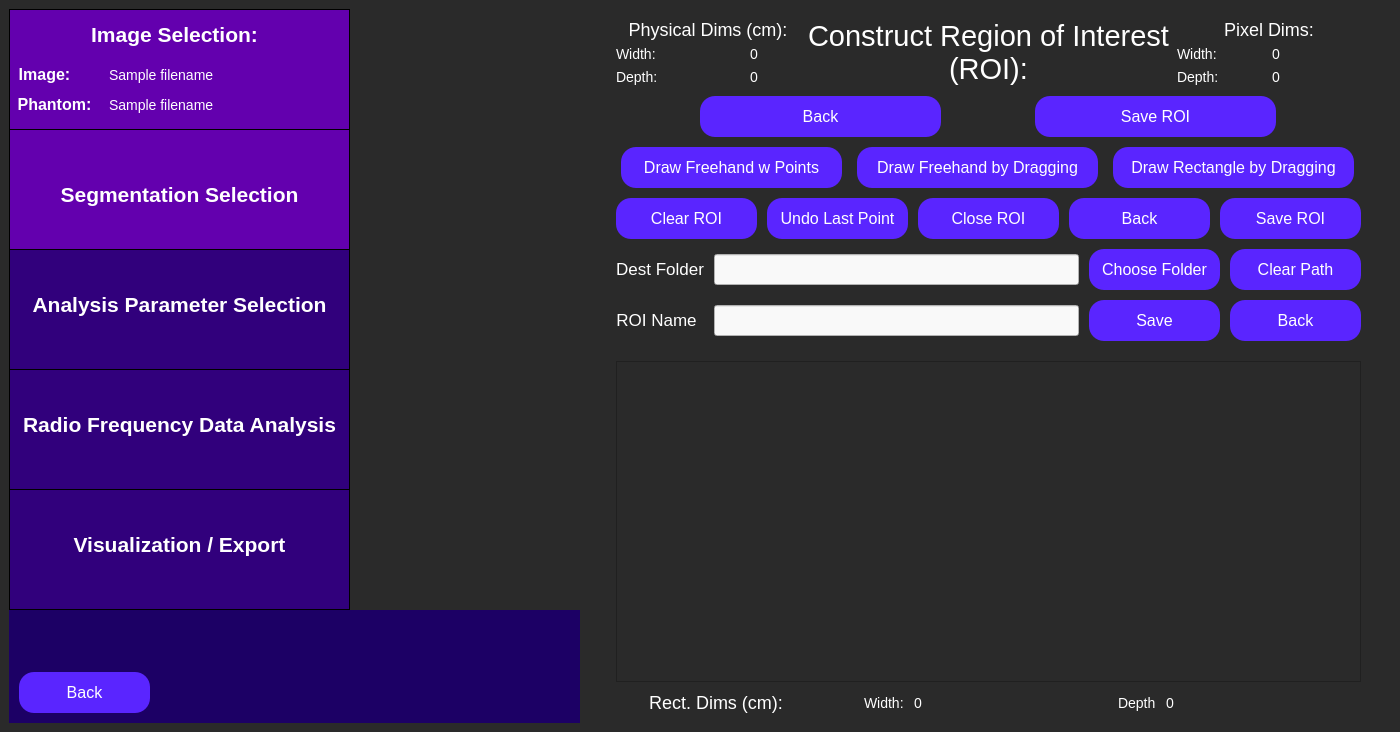
<?xml version="1.0" encoding="UTF-8"?>
<ui version="4.0">
 <class>constructRoi</class>
 <widget class="QWidget" name="constructRoi">
  <property name="minimumSize">
   <size>
    <width>1400</width>
    <height>662</height>
   </size>
  </property>
  <property name="windowTitle">
   <string>Select Region of Interest</string>
  </property>
  <property name="styleSheet">
   <string notr="true">QWidget {
	background: rgb(42, 42, 42);
}</string>
  </property>
  <layout class="QVBoxLayout" name="main_layout">
   <property name="leftMargin">
    <number>0</number>
   </property>
   <property name="topMargin">
    <number>0</number>
   </property>
   <property name="rightMargin">
    <number>0</number>
   </property>
   <property name="bottomMargin">
    <number>0</number>
   </property>
   <item>
    <widget class="QWidget" name="horizontalLayoutWidget_4">
   <layout class="QHBoxLayout" name="full_screen_layout" stretch="0,0">
    <item>
     <layout class="QVBoxLayout" name="side_bar_layout" stretch="0,0">
      <property name="spacing">
       <number>0</number>
      </property>
      <property name="sizeConstraint">
       <enum>QLayout::SetMaximumSize</enum>
      </property>
      <item>
       <widget class="QWidget" name="sidebar" native="true">
        <property name="minimumSize">
         <size>
          <width>341</width>
          <height>601</height>
         </size>
        </property>
        <property name="maximumSize">
         <size>
          <width>241</width>
          <height>601</height>
         </size>
        </property>
        <property name="toolTip">
         <string>&lt;html&gt;&lt;head/&gt;&lt;body&gt;&lt;p&gt;&lt;br/&gt;&lt;/p&gt;&lt;/body&gt;&lt;/html&gt;</string>
        </property>
        <property name="styleSheet">
         <string notr="true">QWidget {
	background-color: rgb(28, 0, 101);
}</string>
        </property>
        <widget class="QFrame" name="imageSelectionSidebar">
         <property name="geometry">
          <rect>
           <x>0</x>
           <y>0</y>
           <width>341</width>
           <height>121</height>
          </rect>
         </property>
         <property name="minimumSize">
          <size>
           <width>341</width>
           <height>121</height>
          </size>
         </property>
         <property name="maximumSize">
          <size>
           <width>341</width>
           <height>121</height>
          </size>
         </property>
         <property name="styleSheet">
          <string notr="true">QFrame {
	background-color: rgb(99, 0, 174);
	border: 1px solid black;
}</string>
         </property>
         <property name="frameShape">
          <enum>QFrame::StyledPanel</enum>
         </property>
         <property name="frameShadow">
          <enum>QFrame::Raised</enum>
         </property>
         <widget class="QLabel" name="imageSelectionLabelSidebar">
          <property name="geometry">
           <rect>
            <x>70</x>
            <y>0</y>
            <width>191</width>
            <height>51</height>
           </rect>
          </property>
          <property name="styleSheet">
           <string notr="true">QLabel {
	font-size: 21px;
	color: rgb(255, 255, 255);
	background-color: rgba(255, 255, 255, 0);
	border: 0px;
	font-weight: bold;
}</string>
          </property>
          <property name="text">
           <string>Image Selection:</string>
          </property>
          <property name="alignment">
           <set>Qt::AlignCenter</set>
          </property>
         </widget>
         <widget class="QLabel" name="imageLabel">
          <property name="geometry">
           <rect>
            <x>-60</x>
            <y>40</y>
            <width>191</width>
            <height>51</height>
           </rect>
          </property>
          <property name="styleSheet">
           <string notr="true">QLabel {
	font-size: 16px;
	color: rgb(255, 255, 255);
	background-color: rgba(255, 255, 255, 0);
	border: 0px;
	font-weight: bold;
}</string>
          </property>
          <property name="text">
           <string>Image:</string>
          </property>
          <property name="alignment">
           <set>Qt::AlignCenter</set>
          </property>
         </widget>
         <widget class="QLabel" name="phantomLabel">
          <property name="geometry">
           <rect>
            <x>-50</x>
            <y>70</y>
            <width>191</width>
            <height>51</height>
           </rect>
          </property>
          <property name="styleSheet">
           <string notr="true">QLabel {
	font-size: 16px;
	color: rgb(255, 255, 255);
	background-color: rgba(255, 255, 255, 0);
	border: 0px;
	font-weight: bold
}</string>
          </property>
          <property name="text">
           <string>Phantom:</string>
          </property>
          <property name="alignment">
           <set>Qt::AlignCenter</set>
          </property>
         </widget>
         <widget class="QLabel" name="image_path_input">
          <property name="geometry">
           <rect>
            <x>100</x>
            <y>40</y>
            <width>241</width>
            <height>51</height>
           </rect>
          </property>
          <property name="styleSheet">
           <string notr="true">QLabel {
	font-size: 14px;
	color: rgb(255, 255, 255);
	background-color: rgba(255, 255, 255, 0);
	border: 0px;
}</string>
          </property>
          <property name="text">
           <string>Sample filename </string>
          </property>
          <property name="alignment">
           <set>Qt::AlignLeading|Qt::AlignLeft|Qt::AlignVCenter</set>
          </property>
         </widget>
         <widget class="QLabel" name="phantom_path_input">
          <property name="geometry">
           <rect>
            <x>100</x>
            <y>70</y>
            <width>241</width>
            <height>51</height>
           </rect>
          </property>
          <property name="styleSheet">
           <string notr="true">QLabel {
	font-size: 14px;
	color: rgb(255, 255, 255);
	background-color: rgba(255, 255, 255, 0);
	border: 0px;
}</string>
          </property>
          <property name="text">
           <string>Sample filename </string>
          </property>
          <property name="alignment">
           <set>Qt::AlignLeading|Qt::AlignLeft|Qt::AlignVCenter</set>
          </property>
         </widget>
        </widget>
        <widget class="QFrame" name="roiSidebar">
         <property name="geometry">
          <rect>
           <x>0</x>
           <y>120</y>
           <width>341</width>
           <height>121</height>
          </rect>
         </property>
         <property name="maximumSize">
          <size>
           <width>341</width>
           <height>121</height>
          </size>
         </property>
         <property name="styleSheet">
          <string notr="true">QFrame {
	background-color: rgb(99, 0, 174);
	border: 1px solid black;
}</string>
         </property>
         <property name="frameShape">
          <enum>QFrame::StyledPanel</enum>
         </property>
         <property name="frameShadow">
          <enum>QFrame::Raised</enum>
         </property>
         <widget class="QLabel" name="roiSidebarLabel">
          <property name="geometry">
           <rect>
            <x>0</x>
            <y>40</y>
            <width>341</width>
            <height>51</height>
           </rect>
          </property>
          <property name="styleSheet">
           <string notr="true">QLabel {
	font-size: 21px;
	color: rgb(255, 255, 255);
	background-color: rgba(255, 255, 255, 0);
	border: 0px;
	font-weight: bold;
}</string>
          </property>
          <property name="text">
           <string>Segmentation Selection</string>
          </property>
          <property name="alignment">
           <set>Qt::AlignCenter</set>
          </property>
         </widget>
        </widget>
        <widget class="QFrame" name="rfAnalysisSidebar">
         <property name="geometry">
          <rect>
           <x>0</x>
           <y>360</y>
           <width>341</width>
           <height>121</height>
          </rect>
         </property>
         <property name="minimumSize">
          <size>
           <width>341</width>
           <height>121</height>
          </size>
         </property>
         <property name="maximumSize">
          <size>
           <width>341</width>
           <height>121</height>
          </size>
         </property>
         <property name="styleSheet">
          <string notr="true">QFrame {
	background-color:  rgb(49, 0, 124);
	border: 1px solid black;
}</string>
         </property>
         <property name="frameShape">
          <enum>QFrame::StyledPanel</enum>
         </property>
         <property name="frameShadow">
          <enum>QFrame::Raised</enum>
         </property>
         <widget class="QLabel" name="rfAnalysisLabel">
          <property name="geometry">
           <rect>
            <x>0</x>
            <y>30</y>
            <width>341</width>
            <height>51</height>
           </rect>
          </property>
          <property name="styleSheet">
           <string notr="true">QLabel {
	font-size: 21px;
	color: rgb(255, 255, 255);
	background-color: rgba(255, 255, 255, 0);
	border: 0px;
	font-weight: bold;
}</string>
          </property>
          <property name="text">
           <string>Radio Frequency Data Analysis</string>
          </property>
          <property name="alignment">
           <set>Qt::AlignCenter</set>
          </property>
         </widget>
        </widget>
        <widget class="QFrame" name="exportResultsSidebar">
         <property name="geometry">
          <rect>
           <x>0</x>
           <y>480</y>
           <width>341</width>
           <height>121</height>
          </rect>
         </property>
         <property name="minimumSize">
          <size>
           <width>341</width>
           <height>121</height>
          </size>
         </property>
         <property name="maximumSize">
          <size>
           <width>341</width>
           <height>121</height>
          </size>
         </property>
         <property name="styleSheet">
          <string notr="true">QFrame {
	background-color:  rgb(49, 0, 124);
	border: 1px solid black;
}</string>
         </property>
         <property name="frameShape">
          <enum>QFrame::StyledPanel</enum>
         </property>
         <property name="frameShadow">
          <enum>QFrame::Raised</enum>
         </property>
         <widget class="QLabel" name="exportResultsLabel">
          <property name="geometry">
           <rect>
            <x>20</x>
            <y>30</y>
            <width>301</width>
            <height>51</height>
           </rect>
          </property>
          <property name="styleSheet">
           <string notr="true">QLabel {
	font-size: 21px;
	color: rgb(255, 255, 255);
	background-color: rgba(255, 255, 255, 0);
	border: 0px;
	font-weight: bold;
}</string>
          </property>
          <property name="text">
           <string>Visualization / Export</string>
          </property>
          <property name="alignment">
           <set>Qt::AlignCenter</set>
          </property>
         </widget>
        </widget>
        <widget class="QFrame" name="analysisParamsSidebar">
         <property name="geometry">
          <rect>
           <x>0</x>
           <y>240</y>
           <width>341</width>
           <height>121</height>
          </rect>
         </property>
         <property name="maximumSize">
          <size>
           <width>341</width>
           <height>121</height>
          </size>
         </property>
         <property name="styleSheet">
          <string notr="true">QFrame {
	background-color: rgb(49, 0, 124);
	border: 1px solid black;
}</string>
         </property>
         <property name="frameShape">
          <enum>QFrame::StyledPanel</enum>
         </property>
         <property name="frameShadow">
          <enum>QFrame::Raised</enum>
         </property>
         <widget class="QLabel" name="analysisParamsLabel">
          <property name="geometry">
           <rect>
            <x>0</x>
            <y>30</y>
            <width>341</width>
            <height>51</height>
           </rect>
          </property>
          <property name="styleSheet">
           <string notr="true">QLabel {
	font-size: 21px;
	color: rgb(255, 255, 255);
	background-color: rgba(255, 255, 255, 0);
	border: 0px;
	font-weight:bold;
}</string>
          </property>
          <property name="text">
           <string>Analysis Parameter Selection</string>
          </property>
          <property name="alignment">
           <set>Qt::AlignCenter</set>
          </property>
         </widget>
        </widget>
       </widget>
      </item>
      <item>
       <widget class="QFrame" name="gridFrame">
        <property name="maximumSize">
         <size>
          <width>341</width>
          <height>16777215</height>
         </size>
        </property>
        <property name="styleSheet">
         <string notr="true">QFrame {
	background-color: rgb(28, 0, 101);
}</string>
        </property>
        <layout class="QGridLayout" name="backButtonGrid" rowstretch="0,0">
         <property name="sizeConstraint">
          <enum>QLayout::SetMinAndMaxSize</enum>
         </property>
         <property name="leftMargin">
          <number>10</number>
         </property>
         <property name="topMargin">
          <number>10</number>
         </property>
         <property name="rightMargin">
          <number>10</number>
         </property>
         <property name="bottomMargin">
          <number>10</number>
         </property>
         <item row="0" column="0">
          <spacer name="verticalSpacer">
           <property name="orientation">
            <enum>Qt::Vertical</enum>
           </property>
           <property name="sizeHint" stdset="0">
            <size>
             <width>20</width>
             <height>40</height>
            </size>
           </property>
          </spacer>
         </item>
         <item row="1" column="1">
          <spacer name="horizontalSpacer">
           <property name="orientation">
            <enum>Qt::Horizontal</enum>
           </property>
           <property name="sizeHint" stdset="0">
            <size>
             <width>40</width>
             <height>20</height>
            </size>
           </property>
          </spacer>
         </item>
         <item row="1" column="0">
          <widget class="QPushButton" name="back_button">
           <property name="minimumSize">
            <size>
             <width>131</width>
             <height>41</height>
            </size>
           </property>
           <property name="maximumSize">
            <size>
             <width>131</width>
             <height>41</height>
            </size>
           </property>
           <property name="styleSheet">
            <string notr="true">QPushButton {
	color: white;
	font-size: 16px;
	background: rgb(90, 37, 255);
	border-radius: 15px;
}</string>
           </property>
           <property name="text">
            <string>Back</string>
           </property>
          </widget>
         </item>
        </layout>
       </widget>
      </item>
     </layout>
    </item>
    <item>
     <layout class="QVBoxLayout" name="draw_roi_layout" stretch="1,0,0,0,0,0,0">
      <property name="spacing">
       <number>10</number>
      </property>
      <property name="leftMargin">
       <number>30</number>
      </property>
      <property name="topMargin">
       <number>10</number>
      </property>
      <property name="rightMargin">
       <number>30</number>
      </property>
      <property name="bottomMargin">
       <number>10</number>
      </property>
      <item>
       <layout class="QVBoxLayout" name="draw_roi_heading_layout">
        <property name="spacing">
         <number>5</number>
        </property>
        <item>
         <layout class="QHBoxLayout" name="draw_roi_title_layout" stretch="1,2,1">
          <item>
           <layout class="QVBoxLayout" name="pix_dim_layout_cm" stretch="1,2">
            <item>
             <widget class="QLabel" name="physical_dims_label">
              <property name="styleSheet">
               <string notr="true">QLabel {
	font-size: 18px;
	color: rgb(255, 255, 255);
	background-color: rgba(255, 255, 255, 0);
}</string>
              </property>
              <property name="text">
               <string>Physical Dims (cm):</string>
              </property>
              <property name="textFormat">
               <enum>Qt::AutoText</enum>
              </property>
              <property name="scaledContents">
               <bool>false</bool>
              </property>
              <property name="alignment">
               <set>Qt::AlignCenter</set>
              </property>
              <property name="wordWrap">
               <bool>true</bool>
              </property>
             </widget>
            </item>
            <item>
             <layout class="QGridLayout" name="pix_dim_grid_cm">
              <item row="1" column="0">
               <widget class="QLabel" name="physical_depth_label">
                <property name="minimumSize">
                 <size>
                  <width>129</width>
                  <height>0</height>
                 </size>
                </property>
                <property name="styleSheet">
                 <string notr="true">QLabel {
	font-size: 14px;
	color: rgb(255, 255, 255);
	background-color: rgba(255, 255, 255, 0);
}</string>
                </property>
                <property name="text">
                 <string>Depth:</string>
                </property>
                <property name="textFormat">
                 <enum>Qt::AutoText</enum>
                </property>
                <property name="scaledContents">
                 <bool>false</bool>
                </property>
                <property name="alignment">
                 <set>Qt::AlignLeading|Qt::AlignLeft|Qt::AlignVCenter</set>
                </property>
                <property name="wordWrap">
                 <bool>true</bool>
                </property>
               </widget>
              </item>
              <item row="0" column="1">
               <widget class="QLabel" name="physical_width_val">
                <property name="styleSheet">
                 <string notr="true">QLabel {
	font-size: 14px;
	color: rgb(255, 255, 255);
	background-color: rgba(255, 255, 255, 0);
}</string>
                </property>
                <property name="text">
                 <string>0</string>
                </property>
                <property name="textFormat">
                 <enum>Qt::AutoText</enum>
                </property>
                <property name="scaledContents">
                 <bool>false</bool>
                </property>
                <property name="alignment">
                 <set>Qt::AlignLeading|Qt::AlignLeft|Qt::AlignVCenter</set>
                </property>
                <property name="wordWrap">
                 <bool>true</bool>
                </property>
               </widget>
              </item>
              <item row="1" column="1">
               <widget class="QLabel" name="physical_depth_val">
                <property name="styleSheet">
                 <string notr="true">QLabel {
	font-size: 14px;
	color: rgb(255, 255, 255);
	background-color: rgba(255, 255, 255, 0);
}</string>
                </property>
                <property name="text">
                 <string>0</string>
                </property>
                <property name="textFormat">
                 <enum>Qt::AutoText</enum>
                </property>
                <property name="scaledContents">
                 <bool>false</bool>
                </property>
                <property name="alignment">
                 <set>Qt::AlignLeading|Qt::AlignLeft|Qt::AlignVCenter</set>
                </property>
                <property name="wordWrap">
                 <bool>true</bool>
                </property>
               </widget>
              </item>
              <item row="0" column="0">
               <widget class="QLabel" name="physical_width_label">
                <property name="minimumSize">
                 <size>
                  <width>129</width>
                  <height>0</height>
                 </size>
                </property>
                <property name="styleSheet">
                 <string notr="true">QLabel {
	font-size: 14px;
	color: rgb(255, 255, 255);
	background-color: rgba(255, 255, 255, 0);
}</string>
                </property>
                <property name="text">
                 <string>Width:</string>
                </property>
                <property name="textFormat">
                 <enum>Qt::AutoText</enum>
                </property>
                <property name="scaledContents">
                 <bool>false</bool>
                </property>
                <property name="alignment">
                 <set>Qt::AlignLeading|Qt::AlignLeft|Qt::AlignVCenter</set>
                </property>
                <property name="wordWrap">
                 <bool>true</bool>
                </property>
               </widget>
              </item>
             </layout>
            </item>
           </layout>
          </item>
          <item>
           <widget class="QLabel" name="construct_roi_label">
            <property name="styleSheet">
             <string notr="true">QLabel {
	font-size: 29px;
	color: rgb(255, 255, 255);
	background-color: rgba(255, 255, 255, 0);
}</string>
            </property>
            <property name="text">
             <string>Construct Region of Interest (ROI):</string>
            </property>
            <property name="textFormat">
             <enum>Qt::AutoText</enum>
            </property>
            <property name="scaledContents">
             <bool>false</bool>
            </property>
            <property name="alignment">
             <set>Qt::AlignCenter</set>
            </property>
            <property name="wordWrap">
             <bool>true</bool>
            </property>
           </widget>
          </item>
          <item>
           <layout class="QVBoxLayout" name="pix_dim_layout" stretch="1,2">
            <item>
             <widget class="QLabel" name="pixel_dims_label">
              <property name="styleSheet">
               <string notr="true">QLabel {
	font-size: 18px;
	color: rgb(255, 255, 255);
	background-color: rgba(255, 255, 255, 0);
}</string>
              </property>
              <property name="text">
               <string>Pixel Dims:</string>
              </property>
              <property name="textFormat">
               <enum>Qt::AutoText</enum>
              </property>
              <property name="scaledContents">
               <bool>false</bool>
              </property>
              <property name="alignment">
               <set>Qt::AlignCenter</set>
              </property>
              <property name="wordWrap">
               <bool>true</bool>
              </property>
             </widget>
            </item>
            <item>
             <layout class="QGridLayout" name="pix_dim_grid">
              <item row="0" column="0">
               <widget class="QLabel" name="pixel_width_label">
                <property name="styleSheet">
                 <string notr="true">QLabel {
	font-size: 14px;
	color: rgb(255, 255, 255);
	background-color: rgba(255, 255, 255, 0);
}</string>
                </property>
                <property name="text">
                 <string>Width:</string>
                </property>
                <property name="textFormat">
                 <enum>Qt::AutoText</enum>
                </property>
                <property name="scaledContents">
                 <bool>false</bool>
                </property>
                <property name="alignment">
                 <set>Qt::AlignLeading|Qt::AlignLeft|Qt::AlignVCenter</set>
                </property>
                <property name="wordWrap">
                 <bool>true</bool>
                </property>
               </widget>
              </item>
              <item row="1" column="0">
               <widget class="QLabel" name="pixel_depth_label">
                <property name="styleSheet">
                 <string notr="true">QLabel {
	font-size: 14px;
	color: rgb(255, 255, 255);
	background-color: rgba(255, 255, 255, 0);
}</string>
                </property>
                <property name="text">
                 <string>Depth:</string>
                </property>
                <property name="textFormat">
                 <enum>Qt::AutoText</enum>
                </property>
                <property name="scaledContents">
                 <bool>false</bool>
                </property>
                <property name="alignment">
                 <set>Qt::AlignLeading|Qt::AlignLeft|Qt::AlignVCenter</set>
                </property>
                <property name="wordWrap">
                 <bool>true</bool>
                </property>
               </widget>
              </item>
              <item row="0" column="1">
               <widget class="QLabel" name="pixel_width_val">
                <property name="styleSheet">
                 <string notr="true">QLabel {
	font-size: 14px;
	color: rgb(255, 255, 255);
	background-color: rgba(255, 255, 255, 0);
}</string>
                </property>
                <property name="text">
                 <string>0</string>
                </property>
                <property name="textFormat">
                 <enum>Qt::AutoText</enum>
                </property>
                <property name="scaledContents">
                 <bool>false</bool>
                </property>
                <property name="alignment">
                 <set>Qt::AlignLeading|Qt::AlignLeft|Qt::AlignVCenter</set>
                </property>
                <property name="wordWrap">
                 <bool>true</bool>
                </property>
               </widget>
              </item>
              <item row="1" column="1">
               <widget class="QLabel" name="pixel_depth_val">
                <property name="styleSheet">
                 <string notr="true">QLabel {
	font-size: 14px;
	color: rgb(255, 255, 255);
	background-color: rgba(255, 255, 255, 0);
}</string>
                </property>
                <property name="text">
                 <string>0</string>
                </property>
                <property name="textFormat">
                 <enum>Qt::AutoText</enum>
                </property>
                <property name="scaledContents">
                 <bool>false</bool>
                </property>
                <property name="alignment">
                 <set>Qt::AlignLeading|Qt::AlignLeft|Qt::AlignVCenter</set>
                </property>
                <property name="wordWrap">
                 <bool>true</bool>
                </property>
               </widget>
              </item>
             </layout>
            </item>
           </layout>
          </item>
         </layout>
        </item>
       </layout>
      </item>
      <item>
       <layout class="QHBoxLayout" name="horizontalLayout_4">
        <item>
         <widget class="QPushButton" name="back_from_drag_button">
          <property name="minimumSize">
           <size>
            <width>241</width>
            <height>41</height>
           </size>
          </property>
          <property name="maximumSize">
           <size>
            <width>241</width>
            <height>41</height>
           </size>
          </property>
          <property name="styleSheet">
           <string notr="true">QPushButton {
	color: white;
	font-size: 16px;
	background: rgb(90, 37, 255);
	border-radius: 15px;
}
</string>
          </property>
          <property name="text">
           <string>Back</string>
          </property>
          <property name="checkable">
           <bool>true</bool>
          </property>
          <property name="checked">
           <bool>false</bool>
          </property>
         </widget>
        </item>
        <item>
         <widget class="QPushButton" name="save_drag_button">
          <property name="minimumSize">
           <size>
            <width>241</width>
            <height>41</height>
           </size>
          </property>
          <property name="maximumSize">
           <size>
            <width>241</width>
            <height>41</height>
           </size>
          </property>
          <property name="styleSheet">
           <string notr="true">QPushButton {
	color: white;
	font-size: 16px;
	background: rgb(90, 37, 255);
	border-radius: 15px;
}
</string>
          </property>
          <property name="text">
           <string>Save ROI</string>
          </property>
          <property name="checkable">
           <bool>true</bool>
          </property>
          <property name="checked">
           <bool>false</bool>
          </property>
         </widget>
        </item>
       </layout>
      </item>
      <item>
       <layout class="QHBoxLayout" name="horizontalLayout">
        <item>
         <widget class="QPushButton" name="draw_pts_type_button">
          <property name="minimumSize">
           <size>
            <width>221</width>
            <height>41</height>
           </size>
          </property>
          <property name="maximumSize">
           <size>
            <width>221</width>
            <height>41</height>
           </size>
          </property>
          <property name="styleSheet">
           <string notr="true">QPushButton {
	color: white;
	font-size: 16px;
	background: rgb(90, 37, 255);
	border-radius: 15px;
}
</string>
          </property>
          <property name="text">
           <string>Draw Freehand w Points</string>
          </property>
          <property name="checkable">
           <bool>true</bool>
          </property>
          <property name="checked">
           <bool>false</bool>
          </property>
         </widget>
        </item>
        <item>
         <widget class="QPushButton" name="draw_freehand_drag_type_button">
          <property name="minimumSize">
           <size>
            <width>241</width>
            <height>41</height>
           </size>
          </property>
          <property name="maximumSize">
           <size>
            <width>241</width>
            <height>41</height>
           </size>
          </property>
          <property name="styleSheet">
           <string notr="true">QPushButton {
	color: white;
	font-size: 16px;
	background: rgb(90, 37, 255);
	border-radius: 15px;
}
QPushButton:checked {
	color:white; 
	font-size: 16px;
	background: rgb(45, 0, 110);
	border-radius: 15px;
}
</string>
          </property>
          <property name="text">
           <string>Draw Freehand by Dragging</string>
          </property>
          <property name="checkable">
           <bool>false</bool>
          </property>
          <property name="checked">
           <bool>false</bool>
          </property>
         </widget>
        </item>
        <item>
         <widget class="QPushButton" name="draw_rect_drag_type_button">
          <property name="minimumSize">
           <size>
            <width>241</width>
            <height>41</height>
           </size>
          </property>
          <property name="maximumSize">
           <size>
            <width>241</width>
            <height>41</height>
           </size>
          </property>
          <property name="styleSheet">
           <string notr="true">QPushButton {
	color: white;
	font-size: 16px;
	background: rgb(90, 37, 255);
	border-radius: 15px;
}
QPushButton:checked {
	color:white; 
	font-size: 16px;
	background: rgb(45, 0, 110);
	border-radius: 15px;
}
</string>
          </property>
          <property name="text">
           <string>Draw Rectangle by Dragging</string>
          </property>
          <property name="checkable">
           <bool>false</bool>
          </property>
          <property name="checked">
           <bool>false</bool>
          </property>
         </widget>
        </item>
       </layout>
      </item>
      <item>
       <layout class="QHBoxLayout" name="horizontalLayout_3">
        <item>
         <widget class="QPushButton" name="clear_roi_button">
          <property name="minimumSize">
           <size>
            <width>141</width>
            <height>41</height>
           </size>
          </property>
          <property name="maximumSize">
           <size>
            <width>141</width>
            <height>41</height>
           </size>
          </property>
          <property name="styleSheet">
           <string notr="true">QPushButton {
	color: white;
	font-size: 16px;
	background: rgb(90, 37, 255);
	border-radius: 15px;
}</string>
          </property>
          <property name="text">
           <string>Clear ROI</string>
          </property>
          <property name="checkable">
           <bool>false</bool>
          </property>
         </widget>
        </item>
        <item>
         <widget class="QPushButton" name="undo_last_pt_button">
          <property name="minimumSize">
           <size>
            <width>141</width>
            <height>41</height>
           </size>
          </property>
          <property name="maximumSize">
           <size>
            <width>141</width>
            <height>41</height>
           </size>
          </property>
          <property name="styleSheet">
           <string notr="true">QPushButton {
	color: white;
	font-size: 16px;
	background: rgb(90, 37, 255);
	border-radius: 15px;
}</string>
          </property>
          <property name="text">
           <string>Undo Last Point</string>
          </property>
          <property name="checkable">
           <bool>false</bool>
          </property>
         </widget>
        </item>
        <item>
         <widget class="QPushButton" name="close_roi_button">
          <property name="minimumSize">
           <size>
            <width>141</width>
            <height>41</height>
           </size>
          </property>
          <property name="maximumSize">
           <size>
            <width>141</width>
            <height>41</height>
           </size>
          </property>
          <property name="styleSheet">
           <string notr="true">QPushButton {
	color: white;
	font-size: 16px;
	background: rgb(90, 37, 255);
	border-radius: 15px;
}</string>
          </property>
          <property name="text">
           <string>Close ROI</string>
          </property>
          <property name="checkable">
           <bool>false</bool>
          </property>
         </widget>
        </item>
        <item>
         <widget class="QPushButton" name="back_from_pts_button">
          <property name="minimumSize">
           <size>
            <width>141</width>
            <height>41</height>
           </size>
          </property>
          <property name="maximumSize">
           <size>
            <width>141</width>
            <height>41</height>
           </size>
          </property>
          <property name="styleSheet">
           <string notr="true">QPushButton {
	color: white;
	font-size: 16px;
	background: rgb(90, 37, 255);
	border-radius: 15px;
}</string>
          </property>
          <property name="text">
           <string>Back</string>
          </property>
          <property name="checkable">
           <bool>false</bool>
          </property>
         </widget>
        </item>
        <item>
         <widget class="QPushButton" name="save_pts_button">
          <property name="minimumSize">
           <size>
            <width>141</width>
            <height>41</height>
           </size>
          </property>
          <property name="maximumSize">
           <size>
            <width>141</width>
            <height>41</height>
           </size>
          </property>
          <property name="styleSheet">
           <string notr="true">QPushButton {
	color: white;
	font-size: 16px;
	background: rgb(90, 37, 255);
	border-radius: 15px;
}</string>
          </property>
          <property name="text">
           <string>Save ROI</string>
          </property>
          <property name="checkable">
           <bool>false</bool>
          </property>
         </widget>
        </item>
       </layout>
      </item>
      <item>
       <layout class="QGridLayout" name="save_roi_layout" rowstretch="1,10,10" columnstretch="1,10,10">
        <property name="bottomMargin">
         <number>10</number>
        </property>
        <property name="spacing">
         <number>10</number>
        </property>
        <item row="0" column="1">
         <widget class="QLineEdit" name="save_folder_input">
          <property name="minimumSize">
           <size>
            <width>201</width>
            <height>31</height>
           </size>
          </property>
          <property name="maximumSize">
           <size>
            <width>401</width>
            <height>31</height>
           </size>
          </property>
          <property name="styleSheet">
           <string notr="true">QLineEdit {
	background-color: rgb(249, 249, 249);
	color: black;
}</string>
          </property>
         </widget>
        </item>
        <item row="0" column="0" alignment="Qt::AlignLeft|Qt::AlignVCenter">
         <widget class="QLabel" name="dest_folder_label">
          <property name="styleSheet">
           <string notr="true">QLabel {
	background-color: rgba(255, 255, 255, 0);
	color: white;
	font-size: 17px;
}</string>
          </property>
          <property name="text">
           <string>Dest Folder</string>
          </property>
          <property name="alignment">
           <set>Qt::AlignCenter</set>
          </property>
          <property name="textInteractionFlags">
           <set>Qt::NoTextInteraction</set>
          </property>
         </widget>
        </item>
        <item row="2" column="0" alignment="Qt::AlignLeft|Qt::AlignVCenter">
         <widget class="QLabel" name="roi_name_label">
          <property name="styleSheet">
           <string notr="true">QLabel {
	background-color: rgba(255, 255, 255, 0);
	color: white;
	font-size: 17px;
}</string>
          </property>
          <property name="text">
           <string>ROI Name</string>
          </property>
          <property name="alignment">
           <set>Qt::AlignCenter</set>
          </property>
          <property name="textInteractionFlags">
           <set>Qt::NoTextInteraction</set>
          </property>
         </widget>
        </item>
        <item row="2" column="1">
         <widget class="QLineEdit" name="save_name_input">
          <property name="minimumSize">
           <size>
            <width>201</width>
            <height>31</height>
           </size>
          </property>
          <property name="maximumSize">
           <size>
            <width>401</width>
            <height>31</height>
           </size>
          </property>
          <property name="styleSheet">
           <string notr="true">QLineEdit {
	background-color: rgb(249, 249, 249);
	color: black;
}</string>
          </property>
         </widget>
        </item>
        <item row="0" column="2">
         <layout class="QHBoxLayout" name="chooseImageButtonsLayout_2">
          <property name="spacing">
           <number>10</number>
          </property>
          <item>
           <widget class="QPushButton" name="choose_save_folder_button">
            <property name="minimumSize">
             <size>
              <width>131</width>
              <height>41</height>
             </size>
            </property>
            <property name="maximumSize">
             <size>
              <width>131</width>
              <height>41</height>
             </size>
            </property>
            <property name="styleSheet">
             <string notr="true">QPushButton {
	color: white;
	font-size: 16px;
	background: rgb(90, 37, 255);
	border-radius: 15px;
}</string>
            </property>
            <property name="text">
             <string>Choose Folder</string>
            </property>
           </widget>
          </item>
          <item>
           <widget class="QPushButton" name="clear_save_folder_button">
            <property name="minimumSize">
             <size>
              <width>131</width>
              <height>41</height>
             </size>
            </property>
            <property name="maximumSize">
             <size>
              <width>131</width>
              <height>41</height>
             </size>
            </property>
            <property name="styleSheet">
             <string notr="true">QPushButton {
	color: white;
	font-size: 16px;
	background: rgb(90, 37, 255);
	border-radius: 15px;
}</string>
            </property>
            <property name="text">
             <string>Clear Path</string>
            </property>
           </widget>
          </item>
         </layout>
        </item>
        <item row="2" column="2">
         <layout class="QHBoxLayout" name="chooseImageButtonsLayout_4">
          <item>
           <widget class="QPushButton" name="save_roi_button">
            <property name="minimumSize">
             <size>
              <width>131</width>
              <height>41</height>
             </size>
            </property>
            <property name="maximumSize">
             <size>
              <width>131</width>
              <height>41</height>
             </size>
            </property>
            <property name="styleSheet">
             <string notr="true">QPushButton {
	color: white;
	font-size: 16px;
	background: rgb(90, 37, 255);
	border-radius: 15px;
}</string>
            </property>
            <property name="text">
             <string>Save</string>
            </property>
           </widget>
          </item>
          <item>
           <widget class="QPushButton" name="back_from_save_button">
            <property name="minimumSize">
             <size>
              <width>131</width>
              <height>41</height>
             </size>
            </property>
            <property name="maximumSize">
             <size>
              <width>131</width>
              <height>41</height>
             </size>
            </property>
            <property name="styleSheet">
             <string notr="true">QPushButton {
	color: white;
	font-size: 16px;
	background: rgb(90, 37, 255);
	border-radius: 15px;
}</string>
            </property>
            <property name="text">
             <string>Back</string>
            </property>
           </widget>
          </item>
         </layout>
        </item>
       </layout>
      </item>
      <item>
       <widget class="QFrame" name="im_display_frame">
        <property name="sizePolicy">
         <sizepolicy hsizetype="Expanding" vsizetype="Expanding">
          <horstretch>10</horstretch>
          <verstretch>10</verstretch>
         </sizepolicy>
        </property>
        <property name="minimumSize">
         <size>
          <width>501</width>
          <height>321</height>
         </size>
        </property>
        <property name="maximumSize">
         <size>
          <width>16777215</width>
          <height>16777215</height>
         </size>
        </property>
        <property name="frameShape">
         <enum>QFrame::StyledPanel</enum>
        </property>
        <property name="frameShadow">
         <enum>QFrame::Raised</enum>
        </property>
       </widget>
      </item>
      <item>
       <layout class="QHBoxLayout" name="rect_dims_layout" stretch="1,1,2,1,2,0">
        <item>
         <widget class="QLabel" name="physical_roi_dims_label">
          <property name="minimumSize">
           <size>
            <width>200</width>
            <height>0</height>
           </size>
          </property>
          <property name="styleSheet">
           <string notr="true">QLabel {
	font-size: 18px;
	color: rgb(255, 255, 255);
	background-color: rgba(255, 255, 255, 0);
}</string>
          </property>
          <property name="text">
           <string>Rect. Dims (cm):</string>
          </property>
          <property name="textFormat">
           <enum>Qt::AutoText</enum>
          </property>
          <property name="scaledContents">
           <bool>false</bool>
          </property>
          <property name="alignment">
           <set>Qt::AlignCenter</set>
          </property>
          <property name="wordWrap">
           <bool>true</bool>
          </property>
         </widget>
        </item>
        <item alignment="Qt::AlignRight">
         <widget class="QLabel" name="physical_roi_width_label">
          <property name="styleSheet">
           <string notr="true">QLabel {
	font-size: 14px;
	color: rgb(255, 255, 255);
	background-color: rgba(255, 255, 255, 0);
}</string>
          </property>
          <property name="text">
           <string>Width:</string>
          </property>
          <property name="textFormat">
           <enum>Qt::AutoText</enum>
          </property>
          <property name="scaledContents">
           <bool>false</bool>
          </property>
          <property name="alignment">
           <set>Qt::AlignLeading|Qt::AlignLeft|Qt::AlignVCenter</set>
          </property>
          <property name="wordWrap">
           <bool>true</bool>
          </property>
         </widget>
        </item>
        <item>
         <widget class="QLabel" name="physical_roi_width_val">
          <property name="styleSheet">
           <string notr="true">QLabel {
	font-size: 14px;
	color: rgb(255, 255, 255);
	background-color: rgba(255, 255, 255, 0);
}</string>
          </property>
          <property name="text">
           <string>0</string>
          </property>
          <property name="textFormat">
           <enum>Qt::AutoText</enum>
          </property>
          <property name="scaledContents">
           <bool>false</bool>
          </property>
          <property name="alignment">
           <set>Qt::AlignLeading|Qt::AlignLeft|Qt::AlignVCenter</set>
          </property>
          <property name="wordWrap">
           <bool>true</bool>
          </property>
         </widget>
        </item>
        <item alignment="Qt::AlignRight">
         <widget class="QLabel" name="physical_roi_height_label">
          <property name="styleSheet">
           <string notr="true">QLabel {
	font-size: 14px;
	color: rgb(255, 255, 255);
	background-color: rgba(255, 255, 255, 0);
}</string>
          </property>
          <property name="text">
           <string>Depth</string>
          </property>
          <property name="textFormat">
           <enum>Qt::AutoText</enum>
          </property>
          <property name="scaledContents">
           <bool>false</bool>
          </property>
          <property name="alignment">
           <set>Qt::AlignLeading|Qt::AlignLeft|Qt::AlignVCenter</set>
          </property>
          <property name="wordWrap">
           <bool>true</bool>
          </property>
         </widget>
        </item>
        <item>
         <widget class="QLabel" name="physical_roi_height_val">
          <property name="styleSheet">
           <string notr="true">QLabel {
	font-size: 14px;
	color: rgb(255, 255, 255);
	background-color: rgba(255, 255, 255, 0);
}</string>
          </property>
          <property name="text">
           <string>0</string>
          </property>
          <property name="textFormat">
           <enum>Qt::AutoText</enum>
          </property>
          <property name="scaledContents">
           <bool>false</bool>
          </property>
          <property name="alignment">
           <set>Qt::AlignLeading|Qt::AlignLeft|Qt::AlignVCenter</set>
          </property>
          <property name="wordWrap">
           <bool>true</bool>
          </property>
         </widget>
        </item>
        <item>
         <spacer name="horizontalSpacer_2">
          <property name="orientation">
           <enum>Qt::Horizontal</enum>
          </property>
          <property name="sizeHint" stdset="0">
           <size>
            <width>40</width>
            <height>20</height>
           </size>
          </property>
         </spacer>
        </item>
       </layout>
      </item>
     </layout>
    </item>
   </layout>
  </widget>
   </item>
  </layout>
 </widget>
 <resources/>
 <connections/>
</ui>
